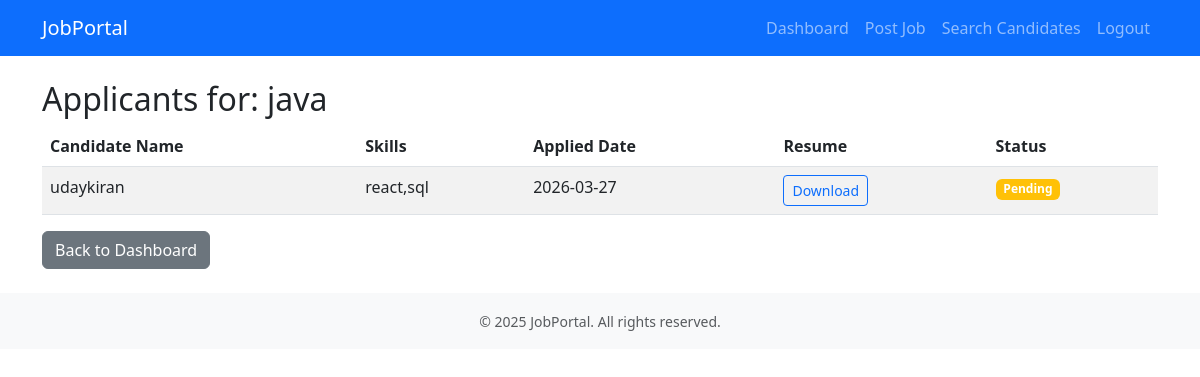
The page /recruiter/job/7/applicants (signed in) on the database as committed earlier.
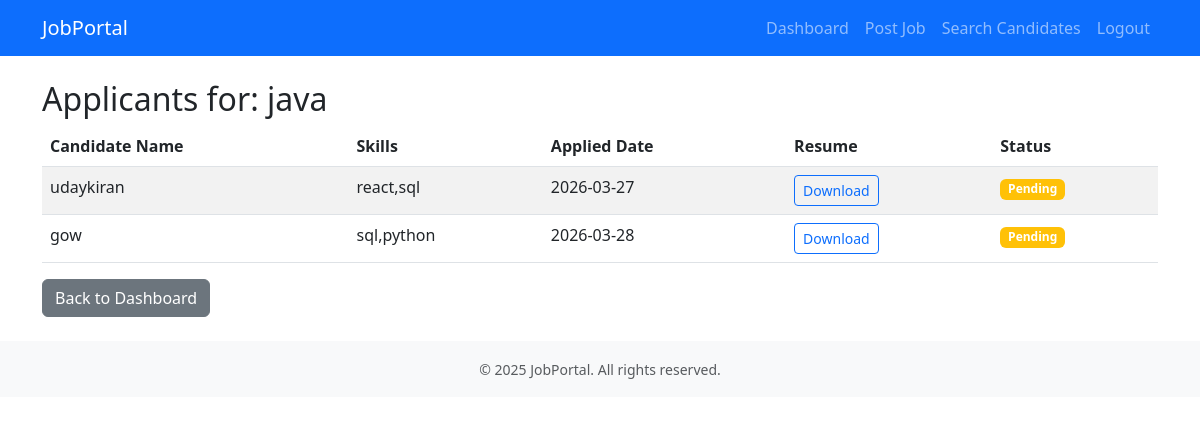
The same page on the database as committed later.
### app.py (models this page shows)
class Application(db.Model):
    id = db.Column(db.Integer, primary_key=True)
    job_id = db.Column(db.Integer, db.ForeignKey('job.id'))
    candidate_id = db.Column(db.Integer, db.ForeignKey('candidate.id'))
    applied_date = db.Column(db.DateTime, default=datetime.utcnow)
    status = db.Column(db.String(20), default='pending')  # pending, reviewed, rejected

class Candidate(db.Model):
    id = db.Column(db.Integer, primary_key=True)
    user_id = db.Column(db.Integer, db.ForeignKey('user.id'), unique=True)
    full_name = db.Column(db.String(100), nullable=False)
    phone = db.Column(db.String(20))
    skills = db.Column(db.Text)
    resume_filename = db.Column(db.String(200))
    created_at = db.Column(db.DateTime, default=datetime.utcnow)
    applications = db.relationship('Application', backref='candidate', lazy=True)

### app.py (the view)
@app.route('/recruiter/job/<int:job_id>/applicants')
@login_required
@role_required('recruiter')
def view_applicants(job_id):
    job = Job.query.filter_by(id=job_id, recruiter_id=current_user.recruiter.id).first_or_404()
    applications = Application.query.filter_by(job_id=job_id).all()
    return render_template('view_applicants.html', job=job, applications=applications)

### app.py (called while the page is built)
def role_required(role):
    def decorator(f):
        @wraps(f)
        def decorated_function(*args, **kwargs):
            if not current_user.is_authenticated or current_user.role != role:
                flash('Access denied.', 'danger')
                return redirect(url_for('dashboard'))
            return f(*args, **kwargs)
        return decorated_function
    return decorator

@login_manager.user_loader
def load_user(user_id):
    return User.query.get(int(user_id))

### templates/view_applicants.html
{% extends "base.html" %}
{% block content %}
<h2>Applicants for: {{ job.title }}</h2>
<div class="table-responsive">
    <table class="table table-striped">
        <thead>
            <tr>
                <th>Candidate Name</th>
                <th>Skills</th>
                <th>Applied Date</th>
                <th>Resume</th>
                <th>Status</th>
            </tr>
        </thead>
        <tbody>
            {% for app in applications %}
            <tr>
                <td>{{ app.candidate.full_name }}</td>
                <td>{{ app.candidate.skills or 'Not provided' }}</td>
                <td>{{ app.applied_date.strftime('%Y-%m-%d') }}</td>
                <td>
                    {% if app.candidate.resume_filename %}
                    <a href="{{ url_for('download_resume', candidate_id=app.candidate.id) }}"
                        class="btn btn-sm btn-outline-primary">Download</a>
                    {% else %}
                    <span class="text-muted">No resume</span>
                    {% endif %}
                </td>
                <td>
                    <span
                        class="badge bg-{{ 'warning' if app.status == 'pending' else 'success' if app.status == 'reviewed' else 'danger' }}">
                        {{ app.status|title }}
                    </span>
                </td>
            </tr>
            {% else %}
            <tr>
                <td colspan="5" class="text-center">No applications yet.</td>
            </tr>
            {% endfor %}
        </tbody>
    </table>
</div>
<a href="{{ url_for('recruiter_dashboard') }}" class="btn btn-secondary">Back to Dashboard</a>
{% endblock %}

Rows that differ between the two databases and show on the page:
added Application: candidate.full_name "gow", candidate "sql,python", applied_date "2026-03-28", status "Pending"
